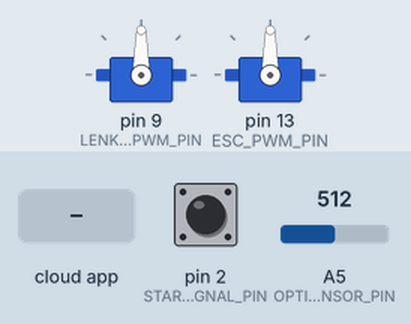
Simulated run of this program. Board: Arduino Micro, built with avr-gcc and run on an emulated ATmega32U4. On the bench: 2 × servo. The inputs (shaded band) are chosen by the test bench; at power-on: pin 2 (STARTSIGNAL_PIN) HIGH, A5 (OPTISCHER_SENSOR_PIN) = 512.

Above: at 1.2 s.
1.3 s: the phone or cloud app sets angle to 0
At 2.1 s:
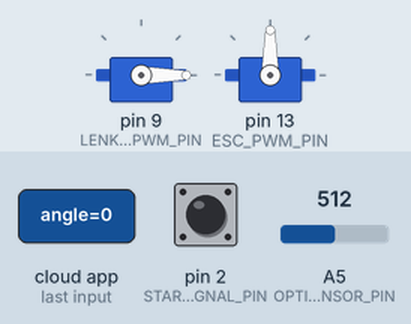
2.8 s: the phone or cloud app sets speed to 0
At 4.0 s:
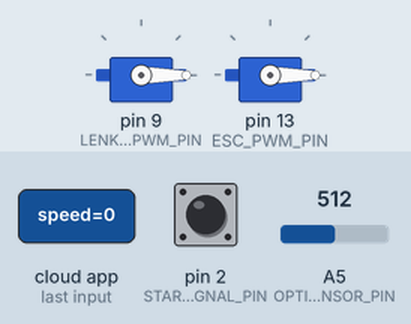
4.3 s: the phone or cloud app sets angle to 45
At 4.7 s:
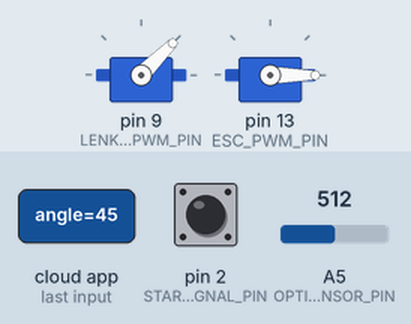
5.8 s: the phone or cloud app sets speed to 45
At 6.6 s:
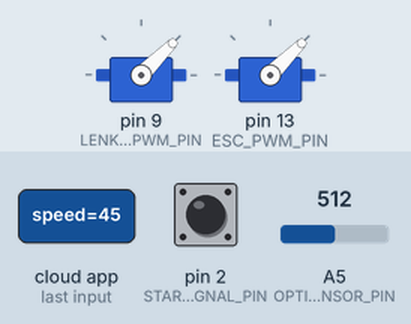
7.3 s: the phone or cloud app sets angle to 90
At 8.5 s:
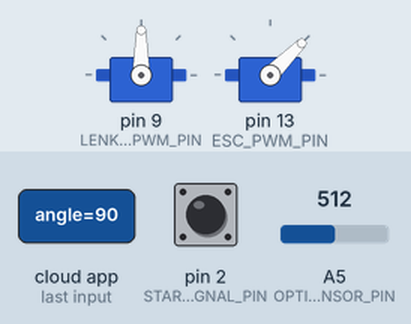
8.8 s: the phone or cloud app sets speed to 180
At 9.2 s:
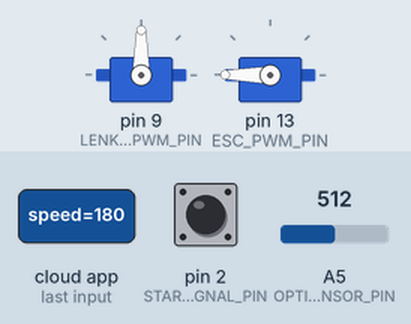
Timing chart, 0 to 11.3 s (numbered marks = the images above; inputs shaded):
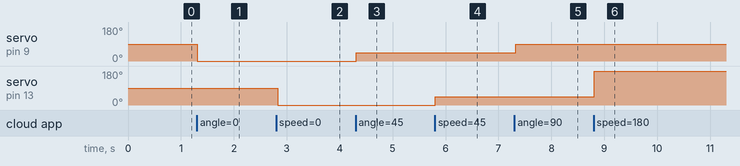

Measured:
- after the input at 1.3 s, servo on pin 9 (LENKUNG_PWM_PIN): 90° → 0° at once
- after the input at 2.8 s, servo on pin 13 (ESC_PWM_PIN): 90° → 0° at once
- after the input at 4.3 s, servo on pin 9 (LENKUNG_PWM_PIN): 0° → 45° at once
- after the input at 5.8 s, servo on pin 13 (ESC_PWM_PIN): 0° → 45° at once
- after the input at 7.3 s, servo on pin 9 (LENKUNG_PWM_PIN): 45° → 90° at once
- after the input at 8.8 s, servo on pin 13 (ESC_PWM_PIN): 45° → 180° at once

The program:

main.cpp
```cpp
#define USE_USBCON // because we are using an Arduino micro
#define OPTISCHER_SENSOR_PIN A5
#define LENKUNG_PWM_PIN 9
#define ESC_PWM_PIN 13
#define STARTSIGNAL_PIN 2

// globals
int speed = 0;
bool tmp = false;

#include <ros.h>
#include <std_msgs/UInt16.h>
#include <std_msgs/Float32.h>
#include <std_msgs/Bool.h>

#include "rounds.h"
#include "button.h"
#include "servoControl.h"
#include "timer.h"


ros::NodeHandle  nh;
timer clock;
button startbutton;

// Umdrehungs Data:
std_msgs::UInt16 rounds_msg;
ros::Publisher pub_rounds("rounds", &rounds_msg);

// Startsignal:
std_msgs::Bool startsignal_msg;
ros::Publisher pub_startsignal("startsignal", &startsignal_msg);

// Lenkungs Servo PWM
ros::Subscriber<std_msgs::UInt16> sub_lenkung("angle", setLenkwinkel);

// ESC PWM
ros::Subscriber<std_msgs::UInt16> sub_speed("speed", setSpeed);


void setup() {
  startbutton.initializeButton(STARTSIGNAL_PIN);

  nh.advertise(pub_rounds);
  nh.advertise(pub_startsignal);

  rounds_msg.data = 0;
  startsignal_msg.data = true;

  nh.subscribe(sub_lenkung);
  lenkung.attach(LENKUNG_PWM_PIN);

  nh.subscribe(sub_speed);
  ESC.attach(ESC_PWM_PIN);
}

void loop()
{
	startsignal_msg.data = startbutton.isButtonPressed();
  if(startsignal_msg.data){
    pub_startsignal.publish(&startsignal_msg);
    tmp = true;
  }

  rounds_msg.data = getRounds(tmp);
  pub_rounds.publish(&rounds_msg);

	nh.spinOnce();
  delay(30);
}
```

button.cpp
```cpp
#include "button.h"

button::button()
{

}

/* Refer to the pin which is connected to the pushbutton */
void button::initializeButton(int pinNumber)
{
    this->pinNumber = pinNumber;
    pinMode(pinNumber, INPUT_PULLUP); //define as INPUT_PULLUP
    // INPUT_PULLUP: No external pullup or pulldown resistor needed
}

button::~button()
{
}
/* if the button is pressed the method returns true,
otherwise false */
bool button::isButtonPressed()
{
    bool read = digitalRead(pinNumber); // reading the state of the button

    // If the button has changed, due to noise or pressing:
    if (read != lastButtonState)
    {
        lastDebounceTime = millis(); // reset the debouncing timer
    }

    // whatever the reading is at, it's been there for longer than the debounce
    // delay, so take it as the actual current state:
    if((millis() - lastDebounceTime) > debounceDelay)
    {
        // if the buttonState has changed:
        if (read != buttonState)
        {
            buttonState = read; // Assign the read buttonstate

            // Return true if the buttonstate is HIGH:
            if(HIGH == buttonState)
            {
                return true;
            }
        }
    }
    // remember the buttonstate for the next time checking
    lastButtonState = read;

    // Return false if the button was not pressed:
    return false;
}
```

button.h
```cpp
#include "Arduino.h"

#define INIT 0
#define SHORT_DELAY 50

class button
{
private:
    int pinNumber = INIT;
    bool buttonState = HIGH;
    bool lastButtonState = LOW;
    unsigned long debounceDelay = SHORT_DELAY;
    unsigned long lastDebounceTime = INIT;
public:
    button();
    void initializeButton(int pinNumber);
    ~button();
    bool isButtonPressed();
};
```

rounds.h
```cpp
#include <Arduino.h>

int getRounds(bool reset);

int getRounds(bool reset){
    static int umdrehung = 0;
    static bool pegel = false;
    if (reset){
        tmp = false;
        umdrehung = 0;
    }
    // read the input on analog pin 0:
    int sensorValue = analogRead(OPTISCHER_SENSOR_PIN);
    // Convert the analog reading (which goes from 0 - 1023) to a voltage (0 - 5V):
    float voltage = sensorValue * (5.0 / 1023.0);
    if (voltage < 2 and pegel == true){
            umdrehung++;
            pegel = false;
        }

    if (voltage > 2 and pegel == false){
            umdrehung++;
            pegel = true;
        }
    return umdrehung/2;
}
```

servoControl.h
```cpp
#include <Arduino.h>
#include <Servo.h>

#include <ros.h>
#include <std_msgs/UInt16.h>

Servo lenkung;

void setLenkwinkel(const std_msgs::UInt16& cmd_msg){
  lenkung.write(cmd_msg.data); //set servo angle, should be from 0-180
}

Servo ESC;

void setSpeed(const std_msgs::UInt16& cmd_msg){
  ESC.write(cmd_msg.data); //set speed and direction
  speed = cmd_msg.data;
}
```

timer.cpp
```cpp
#include "timer.h"

timer::timer() {

}

/* Setzen der Startzeit, ab hier wird die Zeit gemessen */
void timer::setStartTime() {
    startTime = millis();
}

/*
* Berechnung der vergangenen Zeit vom setzen der Startzeit
* mit setStartTime() an, bis zum Zeitpubkt an der die Methode
* expiredTime() aufgerufen wird.
* Rückgabe der vergangenen Zeit in Millisekunden.
*/
unsigned long timer::expiredTime() {
    currentTime = millis();
    return (currentTime - startTime);
}

/*
* Die Methode gibt zuruück ob die angebene Zeit in Millisekunden
* abgelaufen ist.
* Rückgabewert:
* - true: Zeit ist abgelaufen
* - false: Zeit ist nicht abgelaufen
* ACHTUNG: Timer muss zurückgesetzt werden
*/
bool timer::isTimeExpired(unsigned long milliseconds) {
    // entry marker, da die Startzeit gemerkt werden muss
    if(entry)
    {
        tTime = millis();
        entry = false;
    }
    unsigned long actualTime = millis();
    // Berechnung der bereits vergangenen Zeit:
    if( (actualTime - tTime) >= milliseconds)
    {
        return EXPIRED; // Zeit abgelaufen
    } else
    {
        return NOT_EXPIRED; // Zeit nicht abgelaufen
    }
}

/* Zurücksetzen des Timers der Methode isTimeExpired */
void timer::resetTimer()
{
    entry = ACTIVATE;
}

/*  liefert in Abständen des angebenen Zeitintervalls true,
    reset passiert automatisch nach Ablauf der Zeit */
bool timer::intervallTimer(unsigned long intervall)
{
        // entry marker, da die Startzeit gemerkt werden muss
    if(entry_intervall)
    {
        tTime_intervall = millis();
        entry_intervall = false;
    }
    unsigned long actualTime = millis();
    // Berechnung der bereits vergangenen Zeit:
    if( (actualTime - tTime_intervall) >= intervall)
    {
        entry_intervall = true; // entry marker für das setzen der Startzeit zurücksetzen
        return EXPIRED; // Zeit abgelaufen
    } else
    {
        return NOT_EXPIRED; // Zeit nicht abgelaufen
    }
}

timer::~timer() {

}
```

timer.h
```cpp
/*
* Diese Klasse bietet die Möglichkeit Zeiten zu messen.
* Die Methode setStartTime() setzt den Zeitpunkt ab wo
* die Zeit gemessen werden soll.
* Die Methode expiredTime() gibt zu dem Zeitpunkt, wo sie
* aufgerufen wird, die bereits vergangene Zeit zurück.
* Der Rückkgabewert ist in Millisekunden.
*/

#include <Arduino.h>

#define EXPIRED true
#define NOT_EXPIRED false
#define ACTIVATE true

class timer {
public:
timer();
virtual ~timer();
void setStartTime();
unsigned long expiredTime();
bool isTimeExpired(unsigned long milliseconds);
void resetTimer();
bool intervallTimer(unsigned long intervall);


private:
unsigned long startTime = 0;
unsigned long currentTime;

// reset timer
unsigned long tTime = 0;
bool entry = true;

// IntervallTimer
bool entry_intervall = true;
unsigned long tTime_intervall;
};
```
